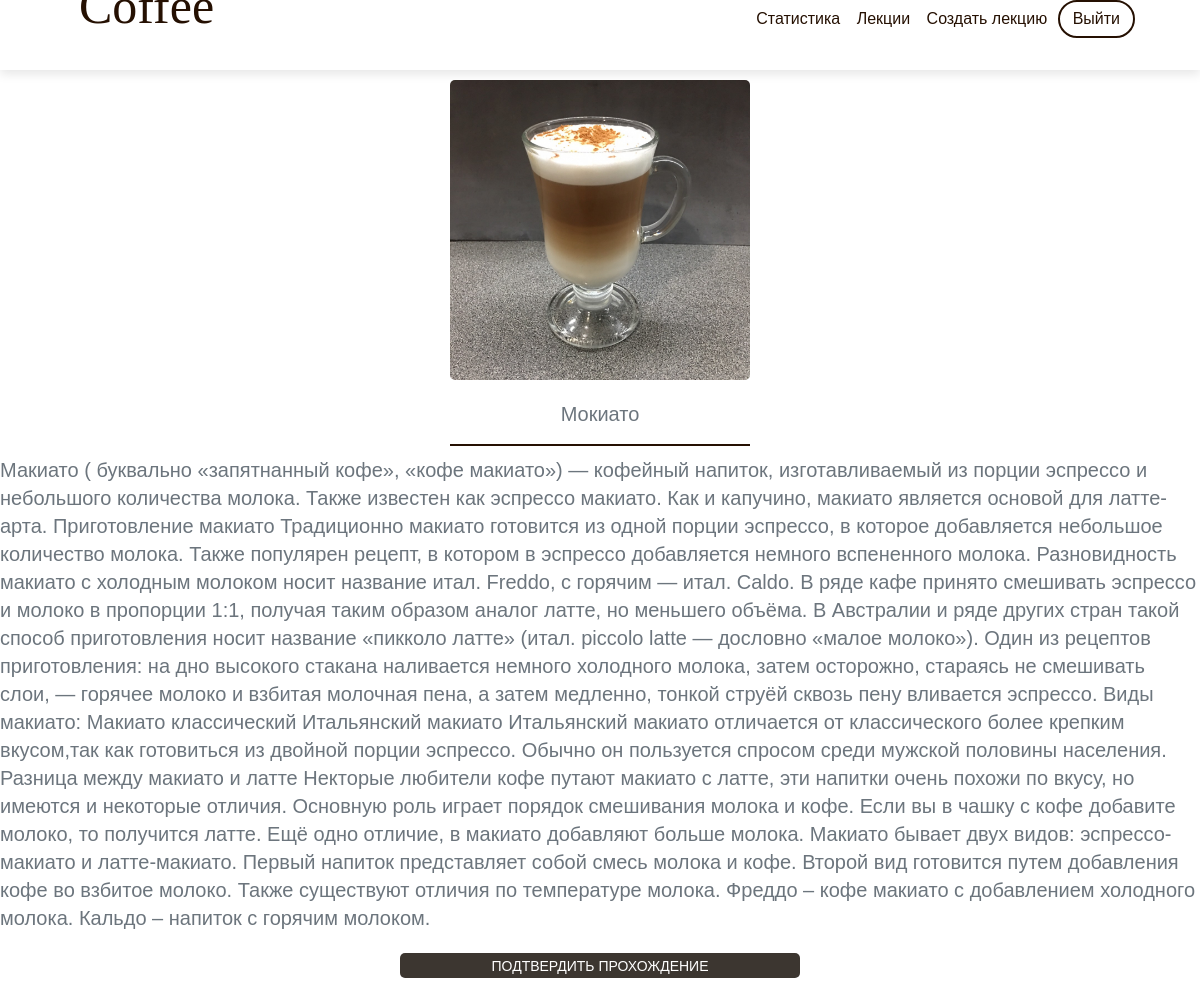
Screenshot of /lectures/2 (signed in) with the database file from the repository.
### models.py (models this page shows)
class Lecture(UserMixin, db.Model):
    id = db.Column(db.Integer, primary_key=True)
    text = db.Column(db.String(5000), nullable=False)
    name = db.Column(db.String(5000), nullable=False)

### main.py (the view, shortened to what this page needs)
@main.route('/lectures/<int:id>', methods=['GET', 'POST'])
@login_required
def lecture(id):
    lecture = models.Lecture.query.filter_by(id=id).first()
    if request.method == 'GET':
        return render_template('lecture.html', data=lecture)

### __init__.py (called while the page is built)
def create_app() -> Flask:
    app = Flask(__name__)
    app.config['SECRET_KEY'] = 'secret-key-goes-here'
    app.config['SQLALCHEMY_DATABASE_URI'] = 'sqlite:///db.sqlite'
    app.config['SQLALCHEMY_TRACK_MODIFICATIONS'] = False
    app.config['UPLOAD_FOLDER_DOCS'] = UPLOAD_FOLDER_DOCS
    db.init_app(app)
    login_manager = LoginManager()
    login_manager.login_view = 'auth.login'
    login_manager.init_app(app)
    with app.app_context():
        db.create_all()
    from .auth import auth as auth_blueprint
    app.register_blueprint(auth_blueprint)
    from .main import main as main_blueprint
    app.register_blueprint(main_blueprint)
    from .models import User
    @login_manager.user_loader
    def load_user(user_id):
        return User.query.get(int(user_id))
    return app

### templates/lecture.html (shortened to what this page needs)
{% extends "base.html" %}
{% block content %}
    <div class="vet-info-list" style="display: flex;
	flex-direction: column;
	justify-content: center;
	align-items: center;
	flex-wrap: wrap;">
        <div style="border-bottom: 2px solid #251002; display: flex;
            flex-direction: column;
            justify-content: center;
            align-items: center;
            flex-wrap: wrap;">
            <div class="image-post" style="margin-bottom: 10px; margin-top: 10px;">
                <img src="/static/images/lectures/{{data.name}}.png" width=300 height=300>
            </div>
            <p style="font-size: 20px; margin-top: 10px; color: #6c757d;">{{data.name}}</p>
        </div>
        <div style="display: flex;
            flex-direction: column;
            justify-content: flex-start;
            align-items: center;
            flex-wrap: wrap;">
            <p style="font-size: 20px; margin-top: 10px; color: #6c757d;">{{data.text}}</p>
            <div>
                <a class="a-profile">
                    <form method="post">
                        <button class="button-profile">Подтвердить прохождение</button>
                    </form>
                </a>
            </div>
        </div>
    </div>
{% endblock %}

### templates/base.html (style rules this page uses)
body { position: relative; font-weight: 300; font-family: "DM Sans", sans-serif; font-style: normal; font-size: 16px; line-height: 1.4; color: #000; min-width: 320px; overflow-x: hidden; height: auto; }
.image-post { display: flex; flex-direction: row; justify-content: center; align-items: center; flex-wrap: wrap; border-radius: 7px; }
.button-profile { text-decoration: none; margin: 0 auto; display: block; margin-top: 5px; margin-bottom: 8px; padding: 0 12px; background: #3C3630; color: white; text-transform: uppercase; font-size: 14px; line-height: 22px; transition: .07s ease-in; border-radius: 5px; border: 0; text-align: center; width: 400px; height: 25px; }
img { border-radius: 5px; }
.a-profile { text-decoration: none; }

### rows the page displays
Lecture: name (picture), name "Мокиато", text "Макиато ( буквально «запятнанный кофе», «кофе макиато») — кофейный напиток, изготавливаемый из порции эспрессо и небольшого количества молока. Также известен как эспрессо макиато. Как и капучино, макиато является основой для латте-арта. Приготовление макиато Традиционно макиато готовится из одной порции эспрессо, в которое добавляется небольшое количество молока. Также популярен рецепт, в котором в эспрессо добавляется немного вспененного молока. Разновидность макиато с холодным молоком носит название итал. Freddo, с горячим — итал. Caldo. В ряде кафе принято смешивать эспрессо и молоко в пропорции 1:1, получая таким образом аналог латте, но меньшего объёма. В Австралии и ряде других стран…"
